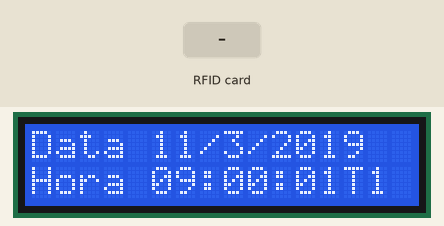
This sketch was run on a simulated Arduino Uno, built with avr-gcc and run on an emulated ATmega328P. On the bench: 16×2 character LCD. The inputs (shaded band) are chosen by the test bench. What the sketch prints to the serial monitor is not drawn.

Above: at 1.7 s.
1.8 s: RFID card 21 C0 2B 1E held to the reader
At 2.9 s:
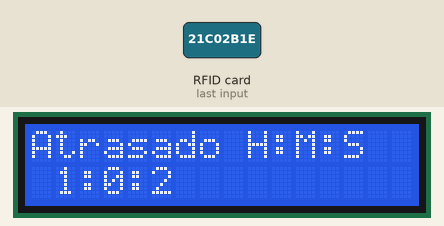
5.9 s: RFID card 5E 7A 19 C4 held to the reader
At 8.3 s:
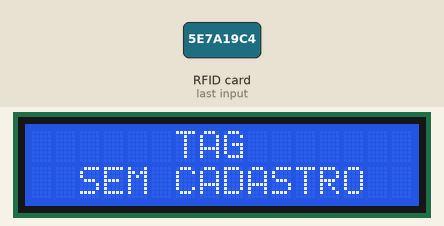
10.3 s: RFID card 21 C0 2B 1E held to the reader
At 10.9 s:
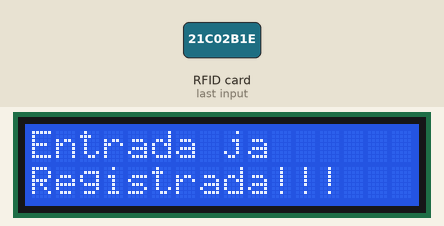
13.9 s: RFID card F9 23 C5 5A held to the reader
At 16.2 s:
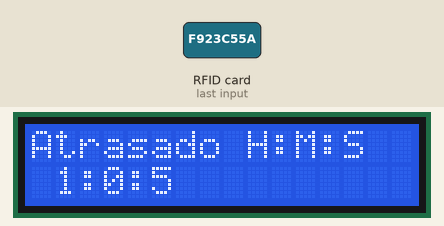
18.3 s: RFID card 2C E6 9E D4 held to the reader
At 21.6 s:
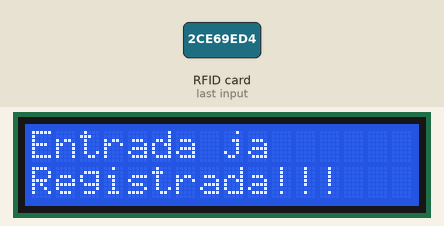
Timing chart, 0 to 23.1 s (numbered marks = the images above; inputs shaded):
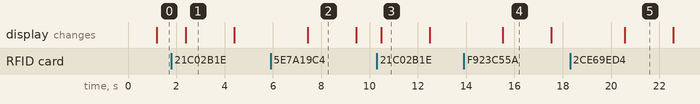

Measured:
- after the input at 1.8 s, the display: changes after 0.60 s (image 1)
- after the input at 5.9 s, the display: changes after 1.5 s (image 2)
- after the input at 10.3 s, the display: changes after 0.18 s (image 3)
- after the input at 13.9 s, the display: changes after 1.6 s (image 4)
- after the input at 18.3 s, the display: changes after 2.3 s (image 5)
- what the display in image 1 shows lasts 2.0 s, from 2.4 s to 4.4 s

The sketch:

TESTE_7.0.ino
```cpp
//Bibliotecas
#include <SPI.h>
#include <MFRC522.h>
#include <Wire.h>
#include <LiquidCrystal_I2C.h>

//Pinos

#define SS_PIN 10
#define RST_PIN 9

String IDtag = ""; //Variável que armazenará o ID da Tag


boolean Permitido = false;


int segundo=0,minuto=0, hora=9, dia=11, mes=3,ano=2019,aux,aux2,aux3,aux4;


void codigoDataeHora();

void dataehora();

void valida();


int contadorEnt = 0,contadorSai = 1;


String TagAtu = "";//Entrada

String TagAnt = "";

String TagAtu2 = "";//Saida

String TagAnt2 = "";


//Vetor responsável por armazenar os ID's das Tag's cadastradas
const int MAX_TAGS = 4;
String TagsCadastradas[MAX_TAGS] = {"21c02b1e", "f923c55a", "2ce69ed4", "80111a4"};
String Nomes[MAX_TAGS] = {"Luis", "Carlos", "Salve", "Bus   "};


String data = "";//ARMAZENA ID DA TAG
String data2 = "";//ARMAZENA O NOME

int Segundodata;
int Minutodata;
int Horadata;


MFRC522 RFID(SS_PIN, RST_PIN);    // Cria uma nova instância para o leitor e passa os pinos como parâmetro

LiquidCrystal_I2C lcd(0x27,40,4);


// --- Configurações Iniciais ---
void setup()
{


  lcd.begin(16, 2);              //Inicializa LCD 4x 2
  lcd.init();                 // Inicializando o LCD
  lcd.backlight();

  Serial.begin(9600);             // Inicializa a comunicação Serial
  SPI.begin();                    // Inicializa comunicacao SPI
  RFID.PCD_Init();          // Inicializa o leitor RFID


}

void loop() {


  dataehora();//Mostra data e hora no lcd

  Leitura();  //Chama a função responsável por fazer a leitura das Tag's


}

void Leitura()
{

  IDtag = ""; //Inicialmente IDtag deve estar vazia.

  // Verifica se existe uma Tag presente
  if ( !RFID.PICC_IsNewCardPresent() || !RFID.PICC_ReadCardSerial() ) {
    delay(150);
    return;
  }


  // Pega o ID da Tag através da função LeitorRFID.uid e Armazena o ID na variável IDtag
  for (byte i = 0; i < RFID.uid.size; i++)
  {
    IDtag.concat(String(RFID.uid.uidByte[i], HEX));
  }


   for (int i = 0; i < MAX_TAGS; i++)
    {
      if (IDtag.equalsIgnoreCase(TagsCadastradas[i]))
      {

        valida();

        delay(2000);
        lcd.clear();

        Permitido = true; //Variável Permitido assume valor verdadeiro caso o ID Lido estejacadastrado
      }
    }

      if (Permitido == true)
      {
        Permitido = false;

      }
      else
      {
        lcd.clear();
        lcd.print("      TAG");
        lcd.setCursor(0,1);
        lcd.print("  SEM CADASTRO");
        delay(2000);
        lcd.clear();
      }


}


/*void efeitoPermitido()
{
  int qtd_bips = 2; //definindo a quantidade de bips
  for (int j = 0; j < qtd_bips; j++) {
    //Ligando o buzzer com uma frequência de 1500 hz e ligando o led verde.
    tone(BUZZER, 1500);
    digitalWrite(LED_VERDE, HIGH);
    delay(100);

    //Desligando o buzzer e led verde.
    noTone(BUZZER);
    digitalWrite(LED_VERDE, LOW);
    delay(100);
  }
}*/

/*void efeitoNegado()
{
  int qtd_bips = 1;  //definindo a quantidade de bips
  for (int j = 0; j < qtd_bips; j++) {
    //Ligando o buzzer com uma frequência de 500 hz e ligando o led vermelho.
    tone(BUZZER, 500);
    digitalWrite(LED_VERMELHO, HIGH);
    delay(500);

    //Desligando o buzzer e o led vermelho.
    noTone(BUZZER);
    digitalWrite(LED_VERMELHO, LOW);
    delay(500);

  }
}*/

void valida()//Codigo que valida entrada e saida
{


  if (hora>=14)
  {
    contadorEnt = 0;

  }


  if (hora>= 0 && hora <14)
  {


     TagAtu = IDtag;


    if( TagAtu.endsWith(TagAnt))
    {
     contadorEnt++;


        if(contadorEnt > 1 && hora <14 )
        {


            lcd.clear();
            lcd.print("Entrada ja");
            lcd.setCursor(0,1);
            lcd.print("Registrada!!!");
            delay(2000);
            lcd.clear();
            contadorEnt = 2;


      }


      TagAnt =  TagAtu;


    }


       if(IDtag!=TagAnt)
       {
          TagAnt = "";
          TagAtu = "";
          contadorEnt=1;

        }


  }


  if(hora >18)
  {
    contadorSai = 0;

  }

   if (hora>= 14 && hora <=18)
  {


    TagAtu2 = IDtag;


    if(TagAtu2.endsWith(TagAnt2))
    {

         contadorSai++;


      if(contadorSai > 2 && hora >=14)
      {


          lcd.clear();
          lcd.print("Saida ja");
          lcd.setCursor(0,1);
          lcd.print("Registrada!!!");
          delay(2000);
          lcd.clear();
          contadorSai = 3;

      }

         TagAnt2 = TagAtu2;

    }


  if(IDtag!=TagAnt2)
  {
    TagAnt2 = "";
    TagAtu2 = "";
    contadorSai=2;

  }


  }


   if(contadorEnt == 1)
   {

     enviaDados();

    if(hora <8 && contadorEnt == 1)
    {

        aux3=59-minuto;

        aux2=7-hora;

        aux4=59-segundo;


    for (int i = 0; i < MAX_TAGS; i++)
    {
      if (IDtag.equalsIgnoreCase(TagsCadastradas[i]))
      {

        lcd.clear();
        lcd.print("Bem vindo " + Nomes[i]);
        lcd.setCursor(0,1);


      }
    }
        lcd.print("Adiant");
        lcd.print("+");
        if(aux2 < 10)
        {
            lcd.print("0");

        }
        lcd.print(aux2);
        lcd.print(":");
        if(aux3 < 10)
        {
            lcd.print("0");

        }
        lcd.print(aux3);
        lcd.print(":");
        if(aux4 < 10)
        {
            lcd.print("0");

        }
        lcd.print(aux4);


        delay(4000);
        lcd.clear();

  }
      if((hora == 8) && contadorEnt == 1)
    {


    for (int i = 0; i< MAX_TAGS; i++)
    {
      if (IDtag.equalsIgnoreCase(TagsCadastradas[i]))
      {
        lcd.clear();
        lcd.print("Bem vindo "+ Nomes[i]);


      }
    }

      delay(2000);
      lcd.clear();
    }


    if((hora >=8 && hora <14) && contadorEnt == 1)
   {


    aux=hora-8;
    lcd.clear();
    lcd.print("Atrasado H:M:S");
    lcd.setCursor(0,1);
    lcd.print(" ");
    lcd.print(aux);
    lcd.print(":");
    lcd.print(minuto);
    lcd.print(":");
    lcd.print(segundo);


    delay(2000);
    lcd.clear();


    }


 }


  if(contadorSai == 2)
  {
     if((hora >= 14 && hora <=18 ) && contadorSai == 2)
  {


    lcd.clear();
    lcd.print("Saida");
    for (int i= 0; i < MAX_TAGS; i++)
    {
      if (IDtag.equalsIgnoreCase(TagsCadastradas[i]))
      {
        lcd.setCursor(0,1);
        lcd.print("Flw " +Nomes[i]);


      }
    }
    delay(2000);
    lcd.clear();

    }


  }

    if(hora >= 19 && hora <=23)
   {
    lcd.clear();
    lcd.print("Sem operacao");
    lcd.setCursor(0,1);
    delay(2000);
    lcd.clear();
    }


}

void codigoDataeHora()//Relogio teste
{

  /*if(millis()-UtlTime<0)
{
UtlTime=millis();
}
else
{
segundo=int((millis()-UtlTime)/1000);
}  */

 segundo++;
 delay(980);

if(segundo > 59)
{

segundo=0;
minuto++;


if(minuto > 59)
{

hora++;
minuto=0;


if(hora > 23)
{

dia++;
hora=0;

if(mes==1||mes==3||mes==5||mes==7||mes==8||mes==10||mes==12)
{
if(dia > 31)
{
dia=1;
mes++;
if(mes >12)
{
ano++;
mes=1;
}
}
}
else if(mes==2)
{
if(ano%400==0)
{
if(dia>29)
{
dia=1;
mes++;
}
}
else if((ano%4==0)&&(ano%100!=0))
{
if(dia>29)
{
dia=1;
mes++;
}
}
else
{
  if(dia>28)
{
  dia=1;
  mes++;
}
  }
  }
  else
    {
      if(dia>30)
      {
        dia=1;
        mes++;
      }
    }
}
}
}

}


void dataehora()//Mostra data e hora no lcd
{

  codigoDataeHora();


lcd.setCursor(0,0);
lcd.print("Data ");
lcd.print(dia);
lcd.print("/");
lcd.print(mes);
lcd.print("/");
lcd.print(ano);


lcd.setCursor(0,1);
lcd.print("Hora ");
if(hora < 10)
{
  lcd.print("0");

}
lcd.print(hora);
lcd.print(":");
if(minuto < 10)
{
  lcd.print("0");

}
lcd.print(minuto);
lcd.print(":");
if(segundo < 10)
{
  lcd.print("0");

}

lcd.print(segundo);
lcd.print("T");
lcd.print(contadorSai);


}
void enviaDados()
{
    for (int i= 0; i < MAX_TAGS; i++)
      {
        if (IDtag.equalsIgnoreCase(TagsCadastradas[i]))
        {

            data = TagsCadastradas[i];//data pega a tag
            data2 = Nomes[i];//data2 pega o nome


            Serial.println(data);//ENVIA a tag para o python

            Serial.println(data2);//ENVIA o nome para o python

            Minutodata=minuto;//A variavel minutodata pega o conteudo de minuto
            Segundodata=segundo;//A variavel segundodata pega o conteudo de segundo
            Horadata=hora;//A variavel horadata pega o conteudo da hora


            if(Horadata < 10)
            {

                Serial.print("0");//Acrescenta um 0 do lado da variavel horadata
            }


            Serial.println((String)Horadata+':'+(String)Minutodata+':'+(String)Segundodata);//ENVIA o horario que o usuario bateu o cartão para o python


        }

      }


}
```
